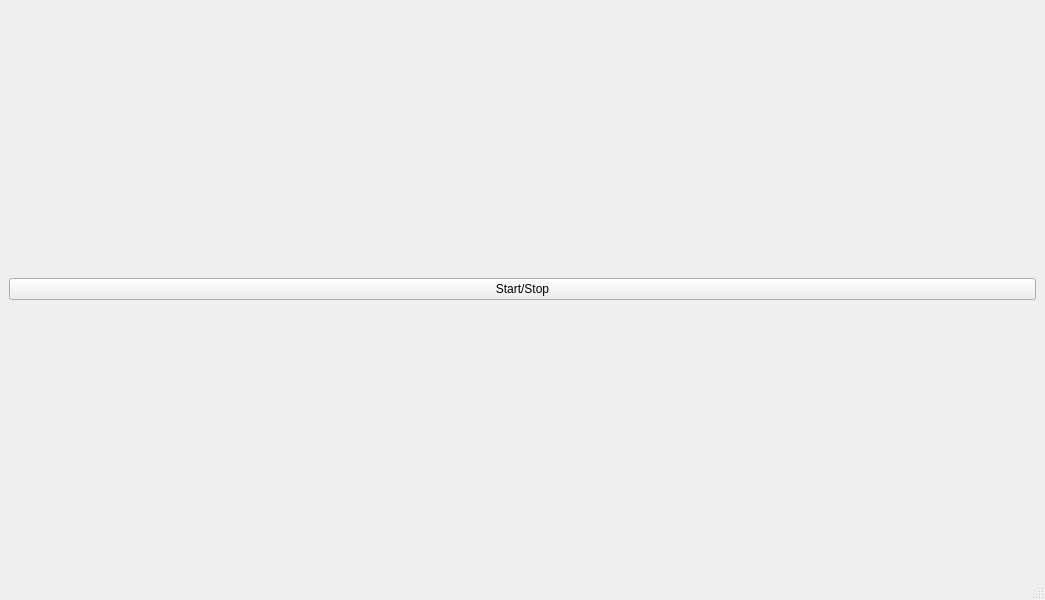
<?xml version="1.0" encoding="UTF-8"?>
<ui version="4.0">
 <class>MainWindow</class>
 <widget class="QMainWindow" name="MainWindow">
  <property name="geometry">
   <rect>
    <x>0</x>
    <y>0</y>
    <width>1045</width>
    <height>600</height>
   </rect>
  </property>
  <property name="windowTitle">
   <string>MainWindow</string>
  </property>
  <widget class="QWidget" name="centralwidget">
   <layout class="QGridLayout" name="gridLayout_2">
    <item row="1" column="0" colspan="2">
     <widget class="QPushButton" name="btn_start_stop">
      <property name="text">
       <string>Start/Stop</string>
      </property>
     </widget>
    </item>
    <item row="0" column="0" colspan="2">
     <layout class="QGridLayout" name="gridLayout">
      <item row="0" column="0">
       <layout class="QVBoxLayout" name="acc_t_layout"/>
      </item>
      <item row="0" column="1">
       <layout class="QVBoxLayout" name="acc_f_layout"/>
      </item>
      <item row="1" column="0">
       <layout class="QVBoxLayout" name="gyro_t_layout"/>
      </item>
      <item row="1" column="1">
       <layout class="QVBoxLayout" name="gyro_f_layout"/>
      </item>
      <item row="2" column="0">
       <layout class="QVBoxLayout" name="angles_t_layout"/>
      </item>
      <item row="2" column="1">
       <layout class="QVBoxLayout" name="angles_f_layout"/>
      </item>
     </layout>
    </item>
   </layout>
  </widget>
  <widget class="QMenuBar" name="menubar">
   <property name="geometry">
    <rect>
     <x>0</x>
     <y>0</y>
     <width>1045</width>
     <height>21</height>
    </rect>
   </property>
  </widget>
  <widget class="QStatusBar" name="statusbar"/>
 </widget>
 <resources/>
 <connections/>
</ui>
